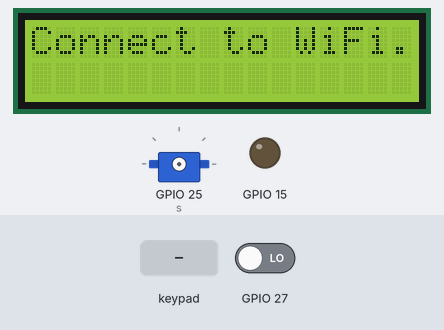
This sketch was run on a simulated ESP32. On the bench: 16×2 character LCD, servo, output pins drawn as LEDs (lit = HIGH). The inputs (shaded band) are chosen by the test bench; at power-on: GPIO 27 LOW. WiFi joins after 1.5 s; servers stay silent unless stated; no MQTT or app messages arrive unless stated; what the sketch prints to the serial monitor is not drawn.

Above: at 0.6 s.
At 3.8 s:
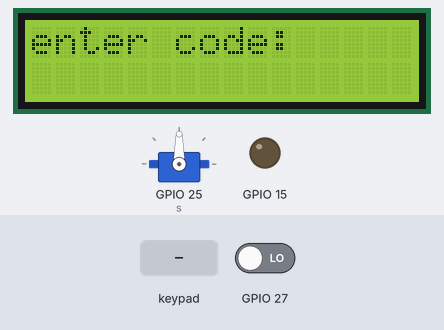
3.9 s: keypad keys 1 2 3 4 pressed 0.4 s apart
At 5.4 s:
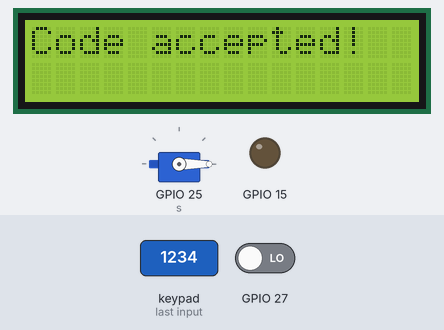
Timing chart, 0 to 26.6 s (numbered marks = the images above; inputs shaded):
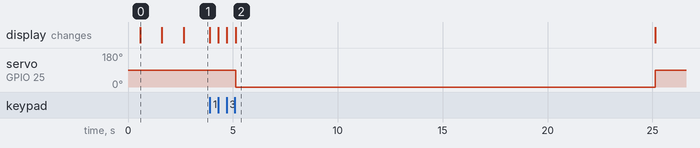

Measured:
- after the input at 3.9 s, servo on GPIO 25 (s): 90° → 0° after 1.2 s, → 90° 20.0 s later; the display: first changes at once (image 2 shows a later state)
- what the display in image 0 shows lasts 1.0 s, from 0.6 s to 1.6 s

The sketch:

sketch.ino
```cpp
#include <Keypad.h>
#include <LiquidCrystal_I2C.h>
#include <WiFi.h>
#include <PubSubClient.h>
#include "ESP32Servo.h"
Servo s;
int p=90;
LiquidCrystal_I2C LCD = LiquidCrystal_I2C(0x27, 16, 2);
int Wifi_ReConnect=0;
int Mqtt_ReConnect=0;
const byte ROWS = 4; // Number of rows in the keypad
const byte COLS = 4; // Number of columns in the keypad
const char* ssid = "Wokwi-GUEST";
const char* password = "";
const char* mqttServer = "broker.hivemq.com"; // Replace with your MQTT broker address
const int mqttPort = 1883; // MQTT broker port
const char* mqttClient= "USER001";
WiFiClient espClient;
PubSubClient client(espClient);
const char* intruderTopic = "/home/police";
char keys[ROWS][COLS] = {
  {'1', '2', '3', 'A'},
  {'4', '5', '6', 'B'},
  {'7', '8', '9', 'C'},
  {'*', '0', '#', 'D'}
};
byte rowPins[ROWS] = {23, 2, 0, 19}; // Connect these to the row pinouts of the keypad
byte colPins[COLS] = {18, 5, 17, 16}; // Connect these to the column pinouts of the keypad

Keypad keypad = Keypad(makeKeymap(keys), rowPins, colPins, ROWS, COLS);

const String secretCode = "1234"; // Replace this with your secret 4-digit code

String enteredCode = "";
int wrongAttempts = 0;
bool keypadActive = true;
unsigned long keypadLockedUntil = 0;
void connectToWiFi() {
   LCD.init();
  LCD.backlight();
  LCD.setCursor(0,0);
  LCD.print("Connect to WiFi");
  WiFi.begin(ssid, password);
  while (WiFi.status() != WL_CONNECTED) {
    delay(500);
    LCD.print(".");
  }
   LCD.println("");
   LCD.clear();
   LCD.setCursor(0,0);
   LCD.print("Wi-Fi connected");
   delay(1000);
}
void setup() {
  Serial.begin(9600);
  connectToWiFi();
  connectmqtttopic();
  client.setCallback(callback);
  pinMode(4,OUTPUT);
  pinMode(27,INPUT);
  pinMode(15, OUTPUT);
  noTone(4);
  s.attach(25);
  s.write(p);
  Wire.begin(21,22);
  LCD.clear();
  LCD.setCursor(0,0);
  LCD.print("enter code:");
}
void connectmqtttopic(){

  client.setServer(mqttServer, mqttPort);
  while (!client.connected()) {
    Serial.println("Connecting to MQTT...");
    if (client.connect(mqttClient )) {//in this case no user, no password are needed
      Serial.println("connected");
    } else {
      Serial.print("failed with state ");
      Serial.print(client.state());
      delay(2000);
    }
  }
   if (client.subscribe("/home/owner")) {
    Serial.print ("Suscribed to Topic: ");Serial.println("/home/owner");
    client.publish("/home/owner","connected to the topic ");
  }
  client.publish("/home/police","first contact");
  }
  void reconnect(){
  WiFi.begin(ssid, password);

    while (WiFi.status() != WL_CONNECTED)
      {
    Serial.println("WAITING WIFI CONNECTION .....");
    delay(1000);
    }
      connectmqtttopic();
  }

void loop() {
   if (WiFi.status() != WL_CONNECTED) {
    Wifi_ReConnect++;
    Serial.println("WIFI CONNECTION LOST ... WAITING");
    reconnect();
      }

   if(digitalRead(27)==HIGH){
    //envoi MQTT
    client.publish("/home/owner","something approaching !!");
  }
  if (keypadActive) {
    char key = keypad.getKey();

    if (key != NO_KEY && enteredCode.length()< 4) {
      enteredCode += key;
      LCD.setCursor(0, 10);
      LCD.print(enteredCode);
    }
    if (enteredCode.length() == 4) {
      if (enteredCode == secretCode) {
        LCD.clear();
        LCD.setCursor(0, 0);
        LCD.print("Code accepted!");
        s.write(0);
        delay(20000);
        s.write(p);
        LCD.clear();
        LCD.setCursor(0, 0);
        LCD.print("enter code:");
        wrongAttempts = 0;
        // Add your code to perform actions when the correct code is entered
      } else {
       LCD.clear();
       LCD.setCursor(0, 0);
       LCD.print("Incorrect code!");
       wrongAttempts++;
       if (wrongAttempts >=3) {
          keypadActive = false;
          client.publish("/home/police","intruder alert need help immediately !!!!!");
          client.publish("/home/police","intruder alert need help immediately !!!!!");
          client.publish("/home/police","intruder alert need help immediately !!!!!");
          wrongAttempts = 0;
          tone(4, 3000);
           digitalWrite(15, HIGH);
          LCD.clear();
          LCD.setCursor(0, 0);
          LCD.print("Keypad locked ");
           delay(20000);
           noTone(4);
           digitalWrite(15, LOW);
          keypadLockedUntil = millis() + 10000;
                  }
       delay(3000);
       LCD.clear();
       LCD.setCursor(0, 0);
       LCD.print("enter code:");

      }
      enteredCode = "";
    }
  } else {
    if (millis() >= keypadLockedUntil) {
      keypadActive = true;
     LCD.clear();
          LCD.setCursor(0, 0);
          LCD.print("Keypad unlocked");
          delay(5000);
          LCD.clear();
          LCD.setCursor(0, 0);
          LCD.print("enter code:");

    }
  }
}
void callback(char* topic, byte* message, unsigned int length) {
  Serial.println("Message arrived in topic: " + String(topic));
  Serial.print("Message: ");
  for (int i = 0; i < length; i++) {
    Serial.print((char)message[i]);
  }
  Serial.println();

  // String receivedMessage = "";
  // for (int i = 0; i < length; i++) {
  //   receivedMessage += (char)message[i];
  // }
  // Serial.print("Received Message: ");
  // Serial.println(receivedMessage); // Print the received message

  // if (receivedMessage.equals("STOP")) {
  //   noTone(4);
  //   digitalWrite(15, LOW);
  //   Serial.println("Alarm stopped!");
  // } else {
  //   Serial.println("Message does not match 'STOP'");
  // }
}
```
